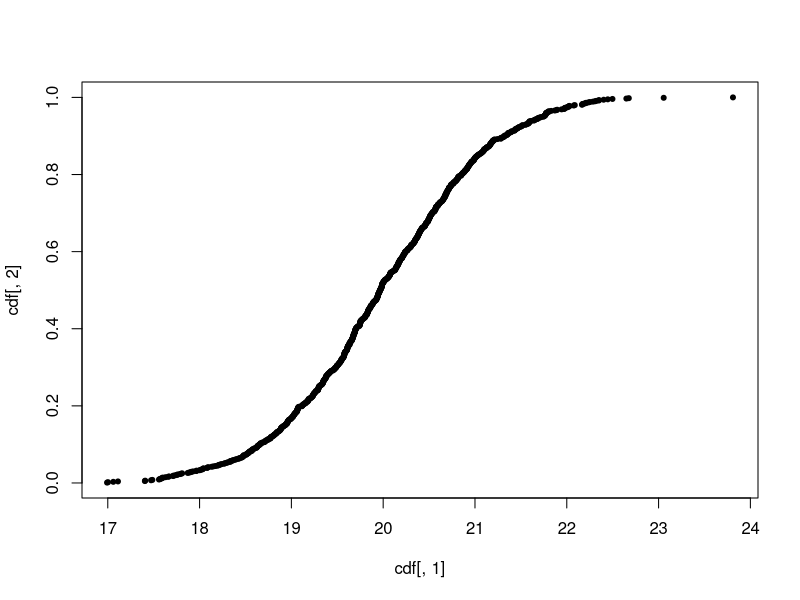

The R source for this figure:
set.seed(1)

plot.cdf <- function(x,discrete=T,...) {
  ux <- sort(unique(x))
  lux <- length(ux)
  cdf <- matrix(0,lux,2)

  for (i in 1:lux) {
    cdf[i,1] <- ux[i]
    if (i>1) cdf[i-1,2] <- sum(ux[i] > x)
    cat("\r Progress: ",i,"/",lux)
  }
  cat("\n")

  cdf[,2] <- cdf[,2] / length(x)
  cdf[lux,2] <- 1

  plot(cdf[,1],cdf[,2],type=ifelse(discrete,"p","l"),...)
}

y <- rnorm(1e3,20)
plot.cdf(y,pch=20,discrete=T)
